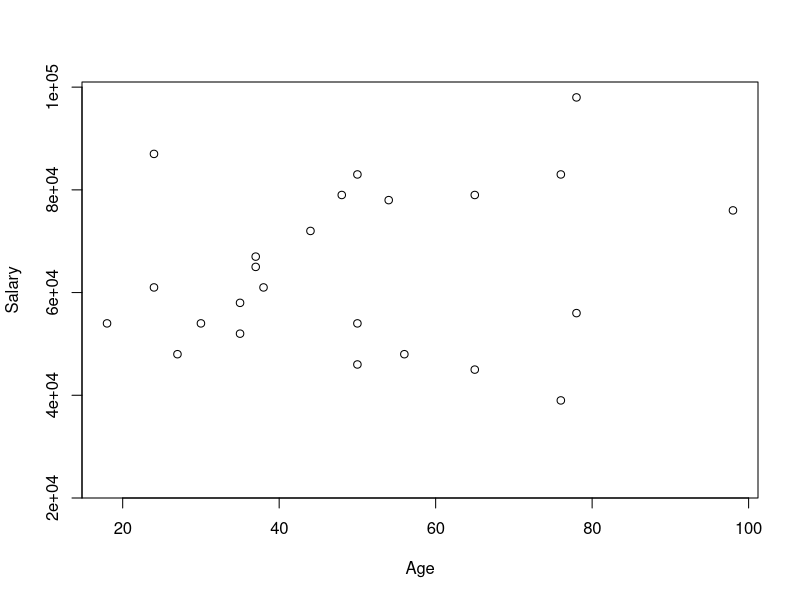

This chart was generated by the following R code: (Note: this script raises an error after producing the figure.)

library(dplyr)

df <- read.csv('Data.csv')
df_2 <- data.frame(Country = c('Austria', 'Greece', 'Italy', 'France', 'Spain', 'Germany'),
                   Pop = c(9006398, 10423054, 60461826, 65273511, 46754778, 83783942),
                   GDP = c(432.894, 194.376, 1848.222, 2551.451, 1247.464, 3780.553),
                   LifeEx = c(82.05, 82.8, 84.01, 83.13, 83.99, 81.88))

# Country	Pop	     GDP	     LifeEx
# Austria	9006398	432.894	82.05
# Greece	10423054	194.376	82.8
# Italy	60461826	1848.222	84.01
# France	65273511	2551.451	83.13
# Spain	46754778	1247.464	83.99
# Germany	83783942	3780.553	81.88

df <- inner_join(df, df_2, by = 'Country')

model1 <- with(df, lm(Salary ~ Age))
with(df, plot(Salary ~ Age))

df <- mutate(group_by(df, Country), avgSalary = mean(Salary, na.rm = TRUE))

df <- df %>% 
     group_by(Country) %>%
     mutate(avgSalary = mean(Salary, na.rm = TRUE)) %>%
     ungroup

library(caTools)

set.seed(123)
split <- sample.split(dataset$Country, SplitRatio = 0.8)

training_set <- subset(dataset, split == TRUE)
test_set <- subset(dataset, split == FALSE)

table(data_bank$housing)
table(data_bank$marital, data_bank$job)
data_bank$housing <- ifelse(data_bank$housing == 'yes', 1, 0)

data_bank %>%
     group_by(marital, job) %>%
     summarize(mean(duration)) %>%
     arrange(job)

data_bank %>%
     group_by(marital, job) %>%
     summarize(mean(duration)) %>%
     arrange(marital)

library(tidyverse)

data_bank.2 <- data_bank %>%
     select(-contact, -poutcome) %>%
     group_by(marital) %>%
     mutate(day.balance = round(balance/duration, 2)) %>%
     summarize(min_day.balance = min(day.balance)) %>%
     ungroup
